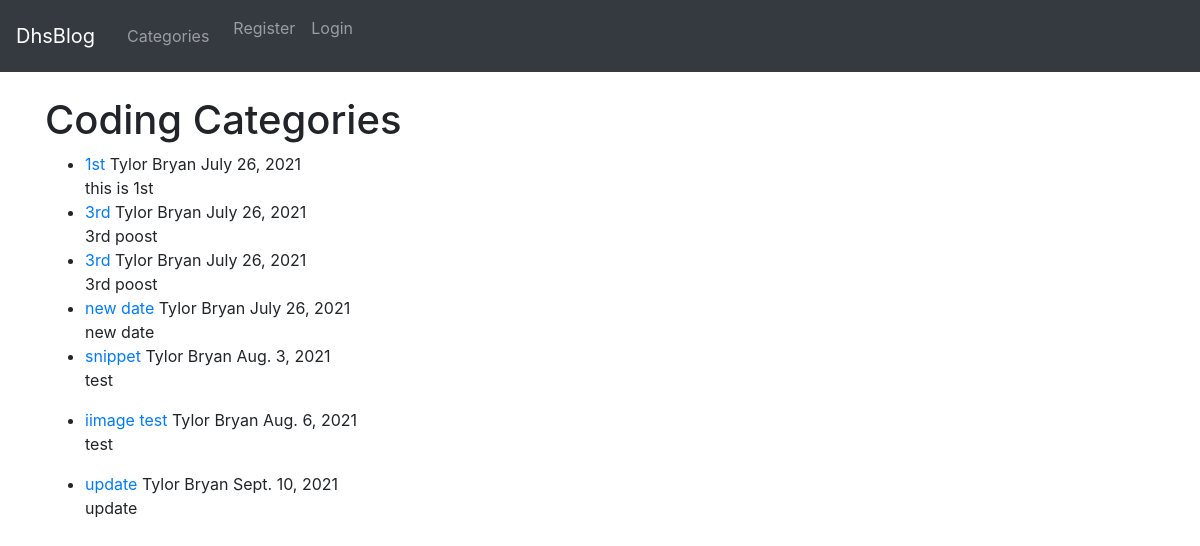
/category/coding/, run on the app's committed database.
### theblog/models.py (models this page shows, shortened)
class Post(models.Model):
    title = models.CharField(max_length=255)
    header_image = models.ImageField(null=True, blank=True, upload_to="images/")
    title_tag = models.CharField(max_length=255)
    author = models.ForeignKey(User, on_delete=models.CASCADE)
    body = RichTextField(blank=True, null=True)
    post_date = models.DateField(auto_now_add=True)
    category = models.CharField(max_length=255, default='coding')
    snippet = models.CharField(max_length=255)
    likes = models.ManyToManyField(User, related_name='blog_posts')

### theblog/views.py (the view)
# urls.py: path('category/<str:cats>/', CategoryView, name='category'),
def CategoryView(request, cats):
	category_posts = Post.objects.filter(category=cats.replace('-', ' '))
	return render(request, 'categories.html', {'cats':cats.title().replace('-', ' '), 'category_posts':category_posts})

### theblog/templates/categories.html (shortened to what this page needs)
<!DOCTYPE html>
{% extends 'base.html'  %}
{% block content  %}
{% if category_posts %}
<h1>{{ cats }} Categories</h1>
<ul>
{% for post in category_posts  %}
  <li> <a href="{% url 'article-detail' post.pk  %}">{{ post.title }}</a>
   {{ post.author.first_name }}
   {{ post.author.last_name }}
   {{post.post_date}}   <br/>
 {{ post.body | slice:":200"| safe }}</li>
{% endfor  %}
</ul>
{% else  %}
<h2>  sorry this page does not exsit... </h2>
{% endif %}
{% endblock %}

### data on the page
Post: title "1st", author.first_name "Tylor", author.last_name "Bryan", post_date "July 26, 2021", body "this is 1st"
Post: title "3rd", author.first_name "Tylor", author.last_name "Bryan", post_date "July 26, 2021", body "3rd poost"
Post: title "3rd", author.first_name "Tylor", author.last_name "Bryan", post_date "July 26, 2021", body "3rd poost"
Post: title "new date", author.first_name "Tylor", author.last_name "Bryan", post_date "July 26, 2021", body "new date"
Post: title "snippet", author.first_name "Tylor", author.last_name "Bryan", post_date "Aug. 3, 2021", body "test"
Post: title "iimage test", author.first_name "Tylor", author.last_name "Bryan", post_date "Aug. 6, 2021", body "test"
Post: title "update", author.first_name "Tylor", author.last_name "Bryan", post_date "Sept. 10, 2021", body "update"

### other printed values
{{ cats }} "Coding"
